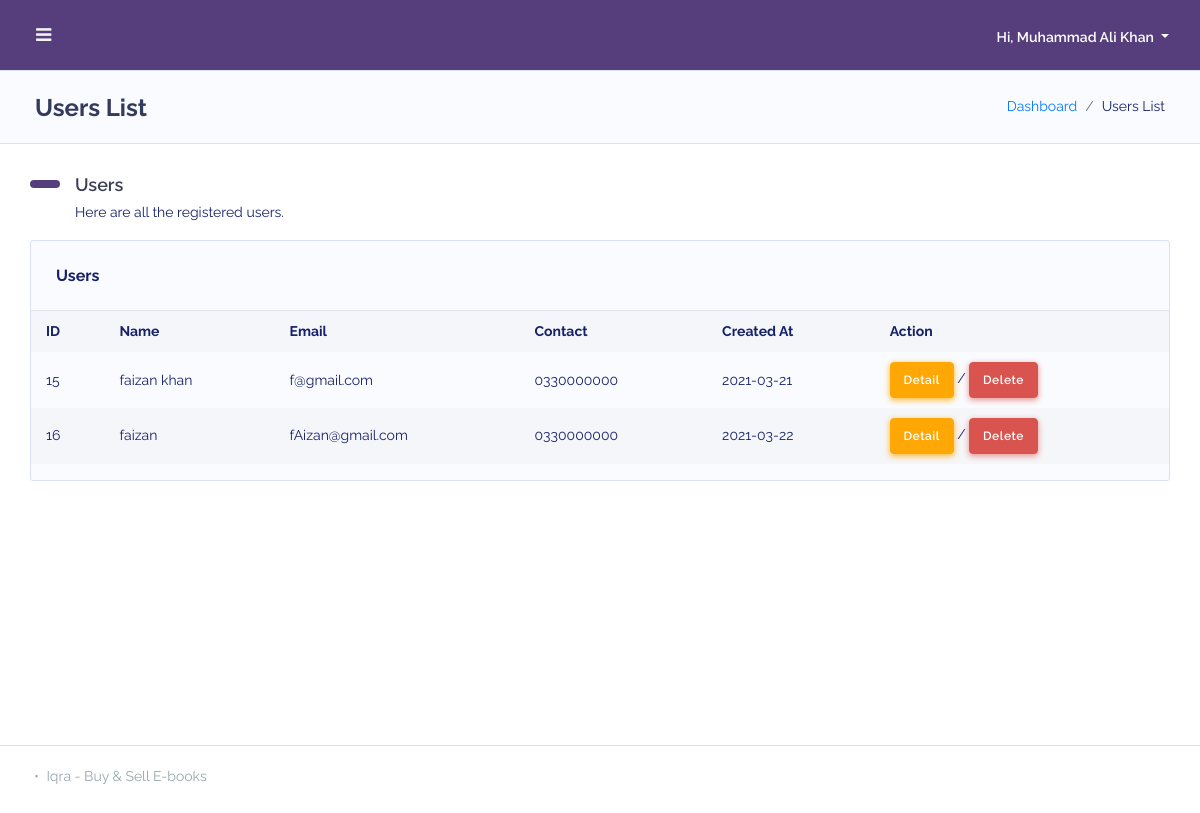
The app's page /list-user.php (signed in), older data.
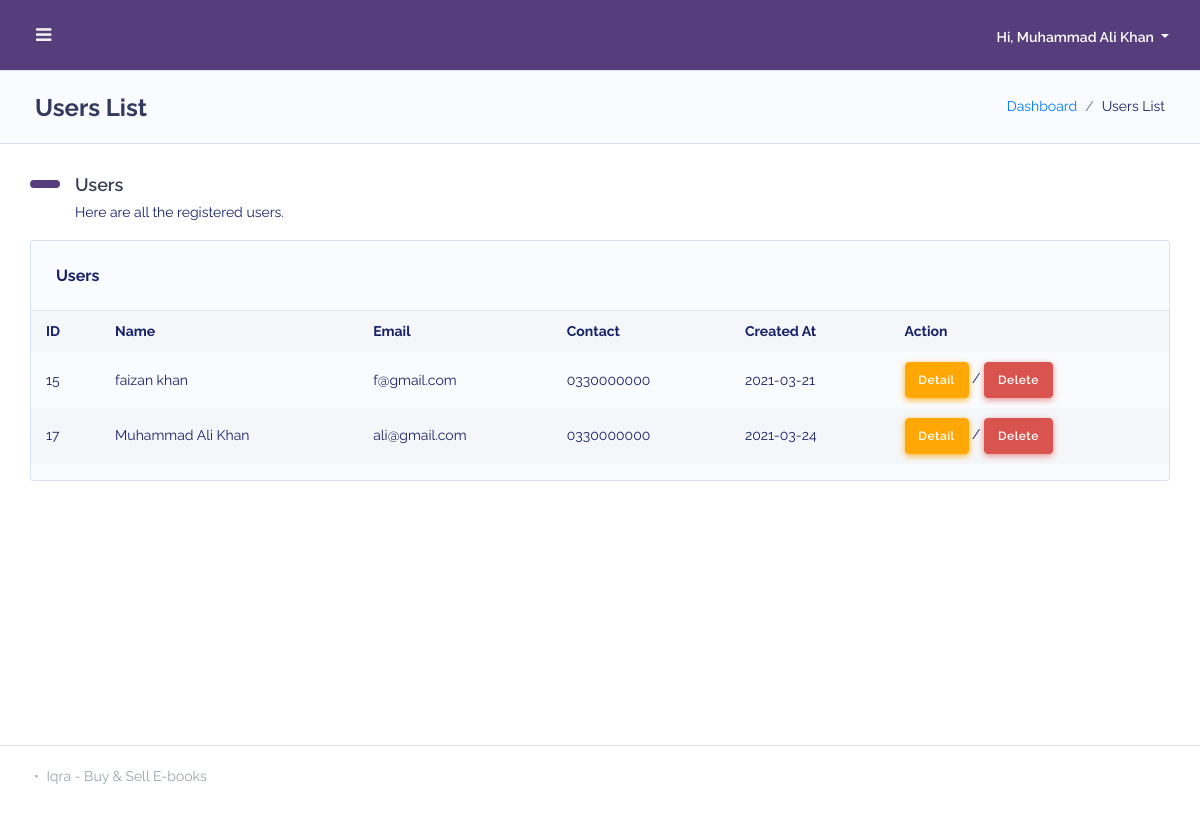
The same page, newer data.
### tables this page shows
CREATE TABLE `user` (
  `id` int(11) NOT NULL,
  `name` varchar(255) NOT NULL,
  `password` varchar(255) NOT NULL,
  `email` varchar(255) NOT NULL,
  `dob` varchar(50) NOT NULL,
  `image` varchar(512) NOT NULL,
  `creditcard` varchar(16) NOT NULL,
  `gender` varchar(16) NOT NULL,
  `address` varchar(1024) NOT NULL,
  `contactnumber` varchar(50) NOT NULL,
  `isadmin` int(11) NOT NULL,
  `isseller` int(11) NOT NULL,
  `createdon` varchar(50) NOT NULL
);

### admin-header.php (called while the page is built, shortened)
<?php
$db = new database();
?>

### inc/database.inc.php (called while the page is built, shortened)
<?php
    include("./inc/utility.inc.php");
    class database
    {
        private $host = "localhost";
        private $user = "root";
        private $pswd = "";
        private $db = "ebookdb";
        private $link = null;
        function __construct()
        {
            $this->link = mysqli_connect($this->host, $this->user, $this->pswd, $this->db);
        }
        function query($q){
            $res = mysqli_query($this->link, $q);
            if ($res) {
                $out = "Query Executed Sucessfully ✅ query: $q";
            } else {
                $out = "Query Error ❌: " . mysqli_errno($this->get_link()) . " on query: $q";
                echo Utility::console_error($out);
            }
            return $res;
        }
        public function get_entities($table_name){
            $q = "SELECT * FROM `$table_name`";
            $res = $this->query($q);
            return $res;
        }
    }
?>

### inc/utility.inc.php (called while the page is built, shortened)
<?php
class Utility
{
    static function log($msg)
    {
        $time = date('m/d/y h:iA', time());
        $page = basename($_SERVER['PHP_SELF']);
        $user = isset($_SESSION["user_id"]) ? $_SESSION["user_id"] : "guest";
        $contents = file_get_contents('log.txt');
        $contents .=  "User: $user\t$time\t$page\t$msg\r";
    }
}

### list-user.php (the view, shortened to what the changed rows need)
<?php
include './inc/database.inc.php';
?>
<!DOCTYPE html>
<html lang="en">
<head>
    <link rel="stylesheet" href="assets/modules/bootstrap/css/bootstrap.min.css">
    <link rel="stylesheet" href="assets/modules/fontawesome/css/all.min.css">
    <link rel="stylesheet" href="assets/css/admin-style.min.css">
    <link rel="stylesheet" href="css/fontAwesome.css">
    <link rel="stylesheet" href="assets/css/components.min.css">
</head>
<body class="layout-4">
    <div id="app">
        <div class="main-wrapper main-wrapper-1">
            <?php include "./admin-header.php"; ?>
            <div class="main-content">
                <section class="section">
                    <div class="section-header">
                        <h1>Users List</h1>
                    </div>
                    <div class="section-body">
                        <h2 class="section-title">Users</h2>
                        <div class="row">
                            <div class="col-12 col-md-12 col-lg-12">
                                <div class="card">
                                    <div class="card-body p-0">
                                        <div class="table-responsive">
                                            <table class="table table-striped table-md v_center">
                                                <tr>
                                                    <th>ID</th>
                                                    <th>Name</th>
                                                    <th>Email</th>
                                                    <th>Contact</th>
                                                    <th>Created At</th>
                                                    <th>Action</th>
                                                </tr>
                                                <?php
                                                $res = $db->get_entities('user');
                                                while ($row = mysqli_fetch_array($res)) {
                                                    if ($row["isadmin"] == 1) {
                                                        continue;
                                                    }
                                                ?>
                                                    <tr>
                                                        <td><?= $row["id"] ?></td>
                                                        <td><?= $row["name"] ?></td>
                                                        <td><?= $row["email"] ?></td>
                                                        <td><?= $row["contactnumber"] ?></td>
                                                        <td><?= $row["createdon"] ?></td>
                                                        <td><a href="details-user.php?id=<?=$row["id"]?>" class="btn btn-secondary">Detail</a> / <a href="delete-confirm-user.php?id=<?=$row["id"]?>" class="btn btn-danger">Delete</a></td>
                                                    </tr>
                                                <?php } ?>
                                            </table>
                                        </div>
                                    </div>
                                </div>
                            </div>
                        </div>
                    </div>
                </section>
            </div>
        </div>
    </div>
</body>
</html>

Row changes from the older to the newer data that the page shows:
removed user: id "16", name "faizan", email "fAizan@gmail.com", contactnumber "0330000000", createdon "2021-03-22"
added user: id "17", name "Muhammad Ali Khan", email "ali@gmail.com", contactnumber "0330000000", createdon "2021-03-24"
